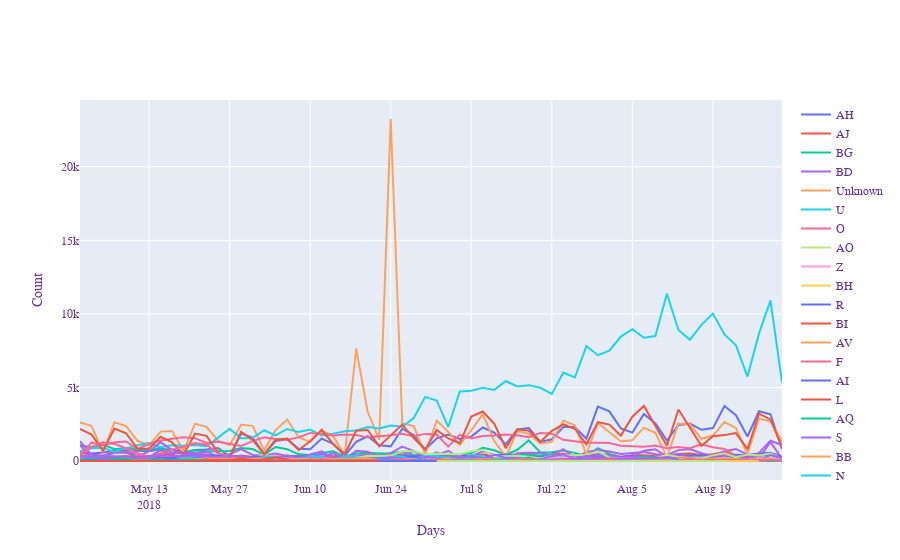

The cell this chart's notebook holds for it:
### Code cell
fig = go.Figure()
for src in umsources:
    fig.add_traces(go.Scatter(x=tlist, y=cnt_src_dict[src],mode='lines', name = src))
    
fig.update_layout(
    #title="Plot Title",
    xaxis_title="Days",
    yaxis_title="Count",
    #legend_title="Legend Title",
    font=dict(
        family="Courier New, monospace",
        size=12,
        color="RebeccaPurple"
    
    )
)
    
fig.show()
